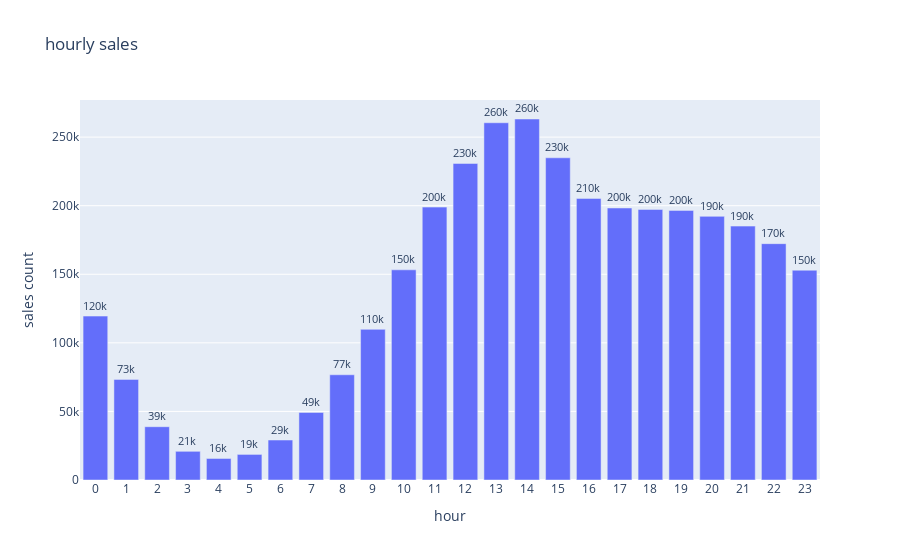

Source (notebook cell):
### Code cell
# فرض کنید df2 دیتافریم اصلی است که شامل دادههای فروش است
# تبدیل ستون createdAt به فرمت datetime
df2['createdAt'] = pd.to_datetime(df2['createdAt'])

# استخراج ساعت از ستون createdAt
df2['hour'] = df2['createdAt'].dt.hour

# گروهبندی دادهها بر اساس ساعت و محاسبه تعداد خریدها
hourly_sales = df2.groupby('hour').size().reset_index(name='sales_count')

# رسم نمودار تعاملی با Plotly
fig = px.bar(hourly_sales, 
             x='hour', 
             y='sales_count', 
             title='hourly sales',
             labels={'hour': 'hour', 'sales_count': 'sales count'},
             text='sales_count')

# تنظیمات نمودار
fig.update_traces(texttemplate='%{text:.2s}', textposition='outside')
fig.update_layout(uniformtext_minsize=8, uniformtext_mode='hide')
fig.update_xaxes(tickvals=list(range(0, 24)))
fig.update_yaxes(title='sales count')
fig.show()

### Figure 1 — Plotly figure (JSON) as saved in the notebook; plotly's stock layout.template omitted (floating-point values rounded to 4 significant figures)
{"data": [{"hovertemplate": "hour=%{x}<br>sales count=%{text}<extra></extra>", "legendgroup": "", "marker": {"color": "#636efa", "pattern": {"shape": ""}}, "name": "", "orientation": "v", "showlegend": false, "text": [119500.0, 73360.0, 38850.0, 20920.0, 15690.0, 18660.0, 29140.0, 49240.0, 76720.0, 109800.0, 153200.0, 199000.0, 230800.0, 260500.0, 263200.0, 234900.0, 205300.0, 198300.0, 197300.0, 196600.0, 192200.0, 185100.0, 172300.0, 153000.0], "textposition": "outside", "texttemplate": "%{text:.2s}", "type": "bar", "x": [0, 1, 2, 3, 4, 5, 6, 7, 8, 9, 10, 11, 12, 13, 14, 15, 16, 17, 18, 19, 20, 21, 22, 23], "xaxis": "x", "y": [119516, 73359, 38850, 20921, 15690, 18659, 29141, 49239, 76715, 109830, 153239, 198953, 230797, 260464, 263204, 234923, 205316, 198322, 197257, 196581, 192209, 185121, 172314, 152954], "yaxis": "y"}], "layout": {"barmode": "relative", "legend": {"tracegroupgap": 0}, "title": {"text": "hourly sales"}, "uniformtext": {"minsize": 8, "mode": "hide"}, "xaxis": {"anchor": "y", "domain": [0, 1], "tickvals": [0, 1, 2, 3, 4, 5, 6, 7, 8, 9, 10, 11, 12, 13, 14, 15, 16, 17, 18, 19, 20, 21, 22, 23], "title": {"text": "hour"}}, "yaxis": {"anchor": "x", "domain": [0, 1], "title": {"text": "sales count"}}}}
